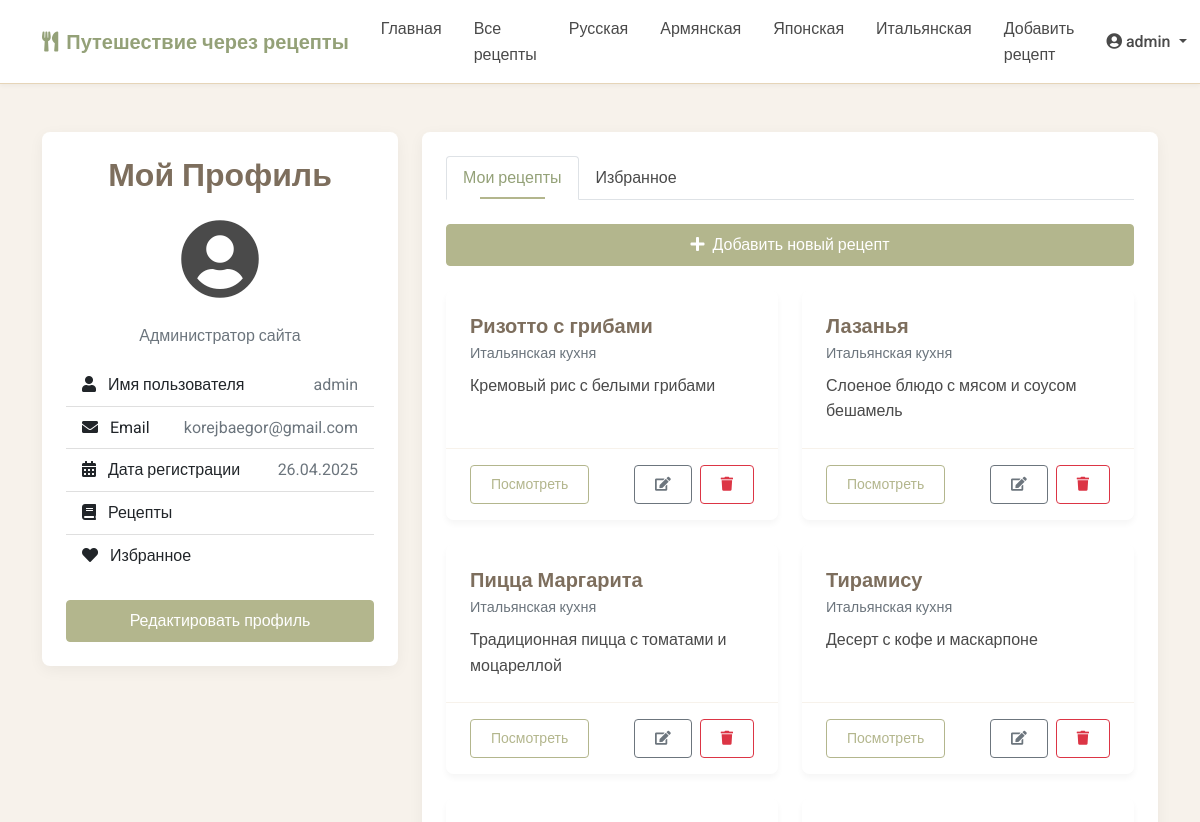
The app's page /profile (signed in, upper part), older data.
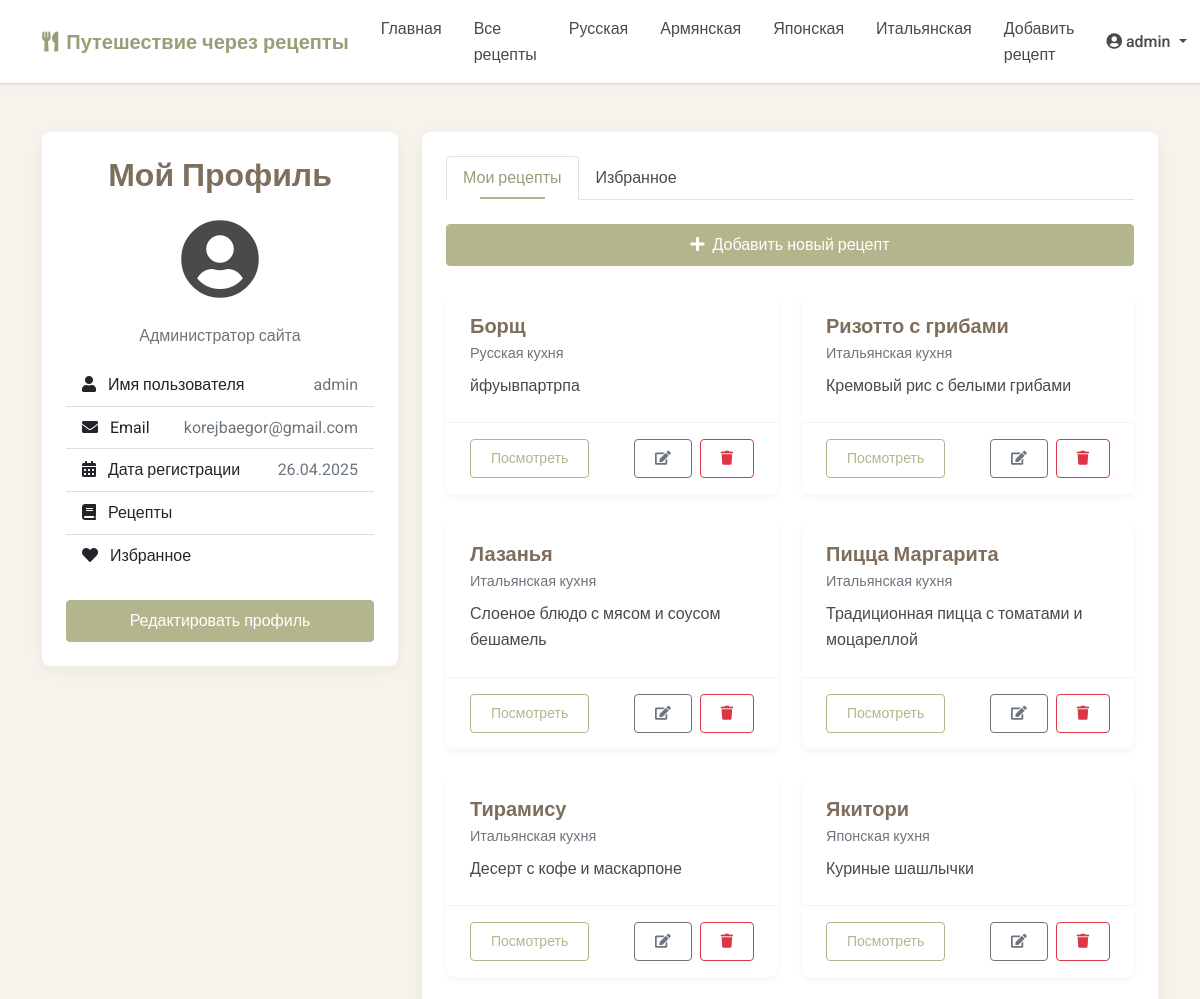
The same page, newer data.
### models.py (models this page shows, shortened)
class Cuisine(db.Model):
    id = db.Column(db.Integer, primary_key=True)
    name = db.Column(db.String(64), unique=True, nullable=False)
    description = db.Column(db.Text)
    recipes = db.relationship('Recipe', backref='cuisine', lazy='dynamic')

class User(UserMixin, db.Model):
    id = db.Column(db.Integer, primary_key=True)
    username = db.Column(db.String(64), unique=True, nullable=False)
    email = db.Column(db.String(120), unique=True, nullable=False)
    password_hash = db.Column(db.String(256), nullable=False)
    is_admin = db.Column(db.Boolean, default=False)
    date_joined = db.Column(db.DateTime, default=datetime.utcnow)
    avatar = db.Column(db.String(256), default='default_avatar.png')  # URL или путь к аватарке пользователя
    bio = db.Column(db.Text, nullable=True)  # Биография пользователя
    recipes = db.relationship('Recipe', backref='author', lazy='dynamic', cascade='all, delete-orphan')
    favorites = db.relationship('Favorite', backref='user', lazy='dynamic', cascade='all, delete-orphan')
    comments = db.relationship('Comment', backref='author', lazy='dynamic', cascade='all, delete-orphan')
    ratings = db.relationship('Rating', backref='user', lazy='dynamic', cascade='all, delete-orphan')

class Recipe(db.Model):
    id = db.Column(db.Integer, primary_key=True)
    title = db.Column(db.String(128), nullable=False)
    description = db.Column(db.Text)
    ingredients = db.Column(db.Text, nullable=False)
    instructions = db.Column(db.Text, nullable=False)
    prep_time = db.Column(db.Integer)  # в минутах
    cook_time = db.Column(db.Integer)  # в минутах
    servings = db.Column(db.Integer)
    difficulty = db.Column(db.String(20))  # Легкий, Средний, Сложный
    created_at = db.Column(db.DateTime, default=datetime.utcnow)
    updated_at = db.Column(db.DateTime, default=datetime.utcnow, onupdate=datetime.utcnow)
    user_id = db.Column(db.Integer, db.ForeignKey('user.id'))
    cuisine_id = db.Column(db.Integer, db.ForeignKey('cuisine.id'))
    image_url = db.Column(db.String(1024))  # Добавляем поле для URL изображения
    favorites = db.relationship('Favorite', backref='recipe', lazy='dynamic', cascade='all, delete-orphan')
    comments = db.relationship('Comment', backref='recipe', lazy='dynamic', cascade='all, delete-orphan')
    ratings = db.relationship('Rating', backref='recipe', lazy='dynamic', cascade='all, delete-orphan')
    photos = db.relationship('RecipePhoto', backref='recipe', lazy='dynamic', cascade='all, delete-orphan')

### routes.py (the view, shortened to what this page needs)
@app.route('/profile', methods=['GET', 'POST'])
@login_required
def profile():
    form = ProfileForm(obj=current_user)
    user_recipes = Recipe.query.filter_by(user_id=current_user.id).order_by(Recipe.created_at.desc()).all()
    favorite_ids = [fav.recipe_id for fav in Favorite.query.filter_by(user_id=current_user.id).all()]
    favorite_recipes = Recipe.query.filter(Recipe.id.in_(favorite_ids)).all() if favorite_ids else []
    return render_template('profile.html', form=form, user_recipes=user_recipes, favorite_recipes=favorite_recipes)

### app.py (called while the page is built)
@login_manager.user_loader
def load_user(user_id):
    from models import User
    return User.query.get(int(user_id))

### routes.py (called while the page is built)
@app.before_request
def load_global_data():
    g.all_cuisines = Cuisine.query.all()

### templates/profile.html (shortened to what this page needs)
{% extends 'base.html' %}
{% block content %}
<div class="container py-5">
    <div class="row">
        <div class="col-md-4 mb-4">
            <div class="card shadow-custom">
                <div class="card-body">
                    <h2 class="card-title text-center mb-4">Мой Профиль</h2>
                    <div class="text-center mb-4">
                        {% if current_user.avatar and current_user.avatar != 'default_avatar.png' %}
                            <img src="{{ current_user.avatar }}" alt="{{ current_user.username }}" class="rounded-circle mb-3" style="width: 120px; height: 120px; object-fit: cover;">
                        {% else %}
                            <i class="fas fa-user-circle fa-5x text-accent"></i>
                        {% endif %}
                    </div>
                    {% if current_user.bio %}
                        <div class="mb-3 text-center">
                            <p class="text-muted font-italic">{{ current_user.bio }}</p>
                        </div>
                    {% endif %}
                    <ul class="list-group list-group-flush mb-4">
                        <li class="list-group-item d-flex justify-content-between align-items-center">
                            <span><i class="fas fa-user me-2 text-accent"></i> Имя пользователя</span>
                            <span class="text-muted">{{ current_user.username }}</span>
                        </li>
                        <li class="list-group-item d-flex justify-content-between align-items-center">
                            <span><i class="fas fa-envelope me-2 text-accent"></i> Email</span>
                            <span class="text-muted">{{ current_user.email }}</span>
                        </li>
                        <li class="list-group-item d-flex justify-content-between align-items-center">
                            <span><i class="fas fa-calendar-alt me-2 text-accent"></i> Дата регистрации</span>
                            <span class="text-muted">{{ current_user.date_joined.strftime('%d.%m.%Y') }}</span>
                        </li>
                        <li class="list-group-item d-flex justify-content-between align-items-center">
                            <span><i class="fas fa-book me-2 text-accent"></i> Рецепты</span>
                            <span class="badge bg-accent rounded-pill">{{ user_recipes|length }}</span>
                        </li>
                        <li class="list-group-item d-flex justify-content-between align-items-center">
                            <span><i class="fas fa-heart me-2 text-accent"></i> Избранное</span>
                            <span class="badge bg-accent rounded-pill">{{ favorite_recipes|length }}</span>
                        </li>
                    </ul>
                    <button class="btn btn-primary w-100" data-bs-toggle="modal" data-bs-target="#editProfileModal">
                        Редактировать профиль
                    </button>
                </div>
            </div>
        </div>
        <div class="col-md-8">
            <div class="card shadow-custom">
                <div class="card-body">
                    <ul class="nav nav-tabs mb-4" id="profileTabs" role="tablist">
                        <li class="nav-item" role="presentation">
                            <button class="nav-link active" id="recipes-tab" data-bs-toggle="tab" data-bs-target="#recipes" type="button" role="tab" aria-controls="recipes" aria-selected="true">
                                Мои рецепты
                            </button>
                        </li>
                        <li class="nav-item" role="presentation">
                            <button class="nav-link" id="favorites-tab" data-bs-toggle="tab" data-bs-target="#favorites" type="button" role="tab" aria-controls="favorites" aria-selected="false">
                                Избранное
                            </button>
                        </li>
                    </ul>
                    <div class="tab-content" id="profileTabsContent">
                        <div class="tab-pane fade show active" id="recipes" role="tabpanel" aria-labelledby="recipes-tab">
                            {% if user_recipes %}
                                <div class="d-grid gap-3 mb-4">
                                    <a href="{{ url_for('add_recipe') }}" class="btn btn-primary">
                                        <i class="fas fa-plus me-2"></i>Добавить новый рецепт
                                    </a>
                                </div>
                                <div class="row">
                                    {% for recipe in user_recipes %}
                                        <div class="col-md-6 mb-4">
                                            <div class="card h-100">
                                                <div class="card-body">
                                                    <h5 class="card-title">{{ recipe.title }}</h5>
                                                    <p class="card-subtitle mb-2 text-muted">{{ recipe.cuisine.name }} кухня</p>
                                                    <p class="card-text">{{ recipe.description[:100] }}{% if recipe.description|length > 100 %}...{% endif %}</p>
                                                </div>
                                                <div class="card-footer bg-white">
                                                    <div class="d-flex justify-content-between align-items-center">
                                                        <a href="{{ url_for('recipe_detail', recipe_id=recipe.id) }}" class="btn btn-sm btn-outline-primary">Посмотреть</a>
                                                        <div>
                                                            <a href="{{ url_for('edit_recipe', recipe_id=recipe.id) }}" class="btn btn-sm btn-outline-secondary me-1">
                                                                <i class="fas fa-edit"></i>
                                                            </a>
                                                            <form action="{{ url_for('delete_recipe', recipe_id=recipe.id) }}" method="POST" class="d-inline" id="delete-recipe-form">
                                                                <button type="submit" class="btn btn-sm btn-outline-danger">
                                                                    <i class="fas fa-trash"></i>
                                                                </button>
                                                            </form>
                                                        </div>
                                                    </div>
                                                </div>
                                            </div>
                                        </div>
                                    {% endfor %}
                                </div>
                            {% endif %}
                        </div>
                    </div>
                </div>
            </div>
        </div>
    </div>
</div>
{% endblock %}

### templates/base.html (shortened to what this page needs)
<!DOCTYPE html>
<html lang="ru">
<head>
    <link href="https://cdn.jsdelivr.net/npm/bootstrap@5.1.3/dist/css/bootstrap.min.css" rel="stylesheet">
    <link rel="stylesheet" href="https://cdnjs.cloudflare.com/ajax/libs/font-awesome/5.15.4/css/all.min.css">
    <link rel="stylesheet" href="{{ url_for('static', filename='css/main.css') }}">
</head>
<body>
    <nav class="navbar navbar-expand-lg navbar-light sticky-top">
        <div class="container">
            <a class="navbar-brand" href="{{ url_for('index') }}">
                <i class="fas fa-utensils me-2"></i>Путешествие через рецепты
            </a>
            <div class="collapse navbar-collapse" id="navbarNav">
                <ul class="navbar-nav me-auto">
                    <li class="nav-item">
                        <a class="nav-link {% if request.path == url_for('index') %}active{% endif %}" href="{{ url_for('index') }}">Главная</a>
                    </li>
                    <li class="nav-item">
                        <a class="nav-link {% if request.path == url_for('recipes') %}active{% endif %}" href="{{ url_for('recipes') }}">Все рецепты</a>
                    </li>
                    {% for cuisine in g.all_cuisines %}
                    <li class="nav-item">
                        <a class="nav-link {% if request.path == url_for('cuisine_recipes', cuisine_id=cuisine.id) %}active{% endif %}" href="{{ url_for('cuisine_recipes', cuisine_id=cuisine.id) }}">{{ cuisine.name }}</a>
                    </li>
                    {% endfor %}
                    {% if current_user.is_authenticated %}
                        <li class="nav-item">
                            <a class="nav-link {% if request.path == url_for('add_recipe') %}active{% endif %}" href="{{ url_for('add_recipe') }}">Добавить рецепт</a>
                        </li>
                    {% endif %}
                </ul>
                <div class="navbar-nav">
                    {% if current_user.is_authenticated %}
                        <div class="nav-item dropdown">
                            <a class="nav-link dropdown-toggle" href="#" id="userDropdown" role="button" data-bs-toggle="dropdown" aria-expanded="false">
                                <i class="fas fa-user-circle me-1"></i>{{ current_user.username }}
                            </a>
                        </div>
                    {% else %}
                        <a class="nav-link" href="{{ url_for('login') }}">Вход</a>
                        <a class="nav-link" href="{{ url_for('register') }}">Регистрация</a>
                    {% endif %}
                </div>
            </div>
        </div>
    </nav>
    {% block content %}{% endblock %}
</body>
</html>

### static/css/main.css (style rules this page uses)
:root { --beige: #F2E8DC; --light-beige: #F7F2EB; --dark-beige: #E6D5B8; --olive: #B3B68D; --light-olive: #CCD5AE; --dark-olive: #94A178; --brown: #A98467; --light-brown: #C8B6A6; --dark-brown: #7D6E5D; --accent: #E9B384; --text-dark: #4A4A4A; --text-light: #777777; --white: #FFFFFF; --error: #D57E7E; --success: #A8CD9F; }
body { font-family: 'Roboto', sans-serif; background-color: var(--light-beige); color: var(--text-dark); line-height: 1.6; }
h1, h2, h3, h4, h5, h6 { color: var(--dark-brown); font-weight: 500; }
a { color: var(--olive); text-decoration: none; transition: color 0.3s ease; }
.navbar { background-color: var(--white); border-bottom: 1px solid var(--dark-beige); box-shadow: 0 2px 4px rgba(0, 0, 0, 0.04); }
.navbar-brand { font-weight: 600; color: var(--dark-olive) !important; }
.nav-link { color: var(--text-dark) !important; font-weight: 500; padding: 0.5rem 1rem !important; position: relative; }
.nav-link.active { color: var(--dark-olive) !important; }
.nav-link.active:after { content: ""; position: absolute; width: 50%; height: 2px; background-color: var(--olive); bottom: 0; left: 25%; }
.btn { border-radius: 4px; font-weight: 500; padding: 8px 20px; transition: all 0.3s ease; }
.btn-primary { background-color: var(--olive); border-color: var(--olive); color: var(--white); }
.btn-outline-primary { color: var(--olive); border-color: var(--olive); }
.card { border: none; border-radius: 8px; background-color: var(--white); box-shadow: 0 4px 6px rgba(0, 0, 0, 0.04); overflow: hidden; transition: transform 0.3s ease, box-shadow 0.3s ease; }
.card-title { color: var(--dark-brown); font-weight: 600; margin-bottom: 0.5rem; }
.card-subtitle { color: var(--olive); font-size: 0.9rem; margin-bottom: 1rem; }
.card-body { padding: 1.5rem; }
.card-footer { background-color: rgba(242, 232, 220, 0.2); border-top: 1px solid var(--light-beige); padding: 1rem 1.5rem; }
.shadow-custom { box-shadow: 0 4px 15px rgba(0, 0, 0, 0.05); }
.badge { font-weight: 500; padding: 5px 12px; border-radius: 20px; }

Row changes from the older to the newer data that the page shows:
added Recipe: title "Борщ", cuisine.name "Русская", description "йфуывпартрпа"
now on this page (row unchanged): Recipe: title "Якитори", cuisine.name "Японская", description "Куриные шашлычки"
